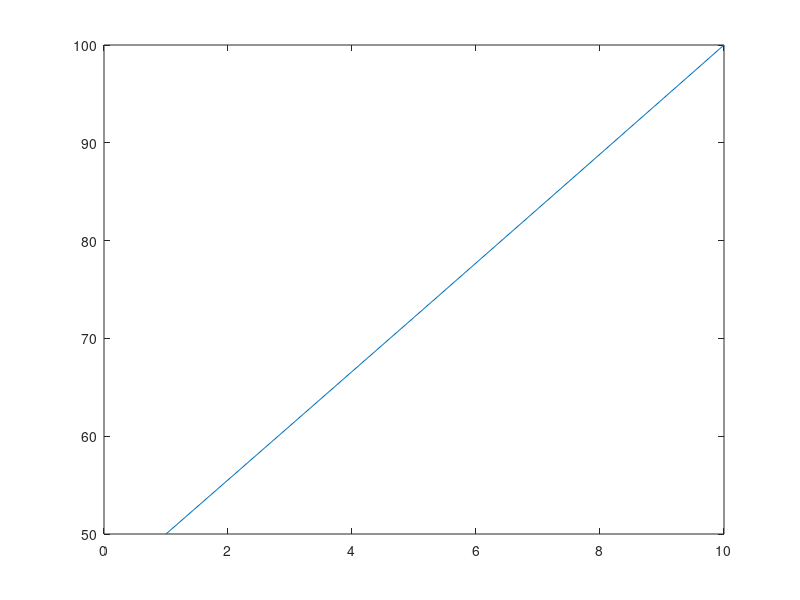

Recreate this plot in MATLAB.
%Declaration
l=10;           %Length  
nG=10;          %Number of Grid Points
a=0.05;         %Value of constant(alpha)
x=l/nG;         %Space interval value
t=10;           %Time interval duration
nT=100;         %Number of Time Intervals
BC1=50;         %Boundary Condition No. 1
BC2=100;        %Boundary Condition No. 2
atTemp=50
%(BC1+BC2)/2;      %Atmospheric Temperature

%The initial temp. at all points to be Atmospheric Temp.
T=ones(nT,nG)*atTemp;  

%Modelling Boudary Conditions     
T(:,1)=BC1;          
T(:,nG)=BC2;

%Calculation
k =(a*t)/(x^2);  %The constant term

for  z = 1:nT-1
    
        for y = 2:(nG-1)
            T(z+1,y) = T(z,y) + k*T(z,y-1)-2*k*T(z,y)+k*T(z,y+1)
        end
    plot(T(z,:));
    pause(0.1)
    hold off
end